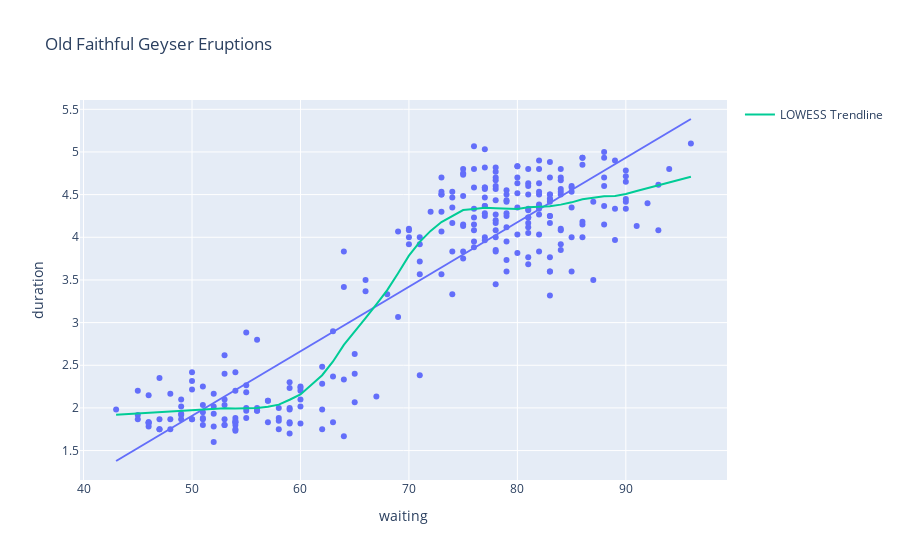

Here is the notebook cell this chart was saved with:
### Code cell
# Question 8

import plotly.express as px
import seaborn as sns
import statsmodels.api as sm

# The "Classic" Old Faithful Geyser dataset: ask a ChatBot for more details if desired
old_faithful = sns.load_dataset('geyser')

# Create a scatter plot with a Simple Linear Regression trendline
fig = px.scatter(old_faithful, x='waiting', y='duration', 
                 title="Old Faithful Geyser Eruptions", 
                 trendline='ols')#'lowess'

# Add a smoothed LOWESS Trendline to the scatter plot
lowess = sm.nonparametric.lowess  # Adjust 'frac' to change "smoothness bandwidth"
smoothed = lowess(old_faithful['duration'], old_faithful['waiting'], frac=0.25)  
smoothed_df = pd.DataFrame(smoothed, columns=['waiting', 'smoothed_duration'])
fig.add_scatter(x=smoothed_df['waiting'], y=smoothed_df['smoothed_duration'], 
                mode='lines', name='LOWESS Trendline')

fig.show(render="png")

import seaborn as sns
import statsmodels.formula.api as smf

# The "Classic" Old Faithful Geyser dataset
old_faithful = sns.load_dataset('geyser')

# Model specification and fitting
linear_for_specification = 'duration ~ waiting'
model = smf.ols(linear_for_specification, data=old_faithful)
fitted_model = model.fit()
print(fitted_model.summary())

### Figure 1 — Plotly figure (JSON) as saved in the notebook; plotly's stock layout.template omitted (floating-point values rounded to 4 significant figures; data arrays with more than 128 entries replaced by an {"elided": "..."} marker saying what was removed)
{"data": [{"hovertemplate": "waiting=%{x}<br>duration=%{y}<extra></extra>", "legendgroup": "", "marker": {"color": "#636efa", "symbol": "circle"}, "mode": "markers", "name": "", "orientation": "v", "showlegend": false, "type": "scatter", "x": {"elided": "272 int values"}, "xaxis": "x", "y": {"elided": "272 float values"}, "yaxis": "y"}, {"hovertemplate": "<b>OLS trendline</b><br>duration = 0.0756279 * waiting + -1.87402<br>R<sup>2</sup>=0.811461<br><br>waiting=%{x}<br>duration=%{y} <b>(trend)</b><extra></extra>", "legendgroup": "", "marker": {"color": "#636efa", "symbol": "circle"}, "mode": "lines", "name": "", "showlegend": false, "type": "scatter", "x": {"elided": "272 int values"}, "xaxis": "x", "y": {"elided": "272 float values"}, "yaxis": "y"}, {"mode": "lines", "name": "LOWESS Trendline", "type": "scatter", "x": {"elided": "272 int values"}, "y": {"elided": "272 float values"}}], "layout": {"legend": {"tracegroupgap": 0}, "title": {"text": "Old Faithful Geyser Eruptions"}, "xaxis": {"anchor": "y", "domain": [0, 1], "title": {"text": "waiting"}}, "yaxis": {"anchor": "x", "domain": [0, 1], "title": {"text": "duration"}}}}
